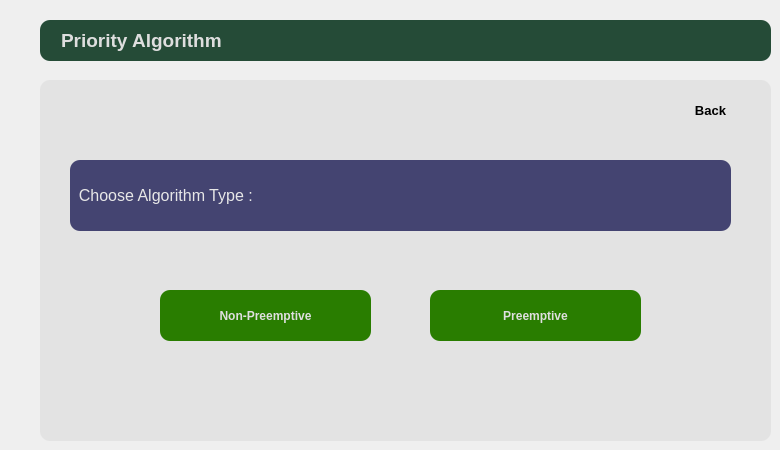
    <widget class="QWidget" name="tab_7">
     <attribute name="title">
      <string>Priority_Choice</string>
     </attribute>
     <widget class="QGroupBox" name="groupBox_7">
      <property name="geometry">
       <rect>
        <x>40</x>
        <y>80</y>
        <width>731</width>
        <height>361</height>
       </rect>
      </property>
      <property name="accessibleName">
       <string>0</string>
      </property>
      <property name="styleSheet">
       <string notr="true">background-color: rgb(227, 227, 227);
border-radius: 10px;</string>
      </property>
      <property name="title">
       <string/>
      </property>
      <widget class="QLabel" name="label_13">
       <property name="geometry">
        <rect>
         <x>30</x>
         <y>80</y>
         <width>661</width>
         <height>71</height>
        </rect>
       </property>
       <property name="font">
        <font>
         <family>MS Shell Dlg 2</family>
         <pointsize>12</pointsize>
        </font>
       </property>
       <property name="styleSheet">
        <string notr="true">background-color: rgb(68, 68, 113);
color: rgb(231, 231, 231);</string>
       </property>
       <property name="text">
        <string>  Choose Algorithm Type :</string>
       </property>
      </widget>
      <widget class="QPushButton" name="pushButton_21">
       <property name="enabled">
        <bool>true</bool>
       </property>
       <property name="geometry">
        <rect>
         <x>390</x>
         <y>210</y>
         <width>211</width>
         <height>51</height>
        </rect>
       </property>
       <property name="font">
        <font>
         <pointsize>9</pointsize>
         <weight>75</weight>
         <bold>true</bold>
        </font>
       </property>
       <property name="styleSheet">
        <string notr="true">background-color: rgb(0, 199, 0);
background-color: rgb(41, 125, 0);
color: rgb(223, 223, 223);</string>
       </property>
       <property name="text">
        <string>Preemptive</string>
       </property>
       <property name="shortcut">
        <string>Return</string>
       </property>
      </widget>
      <widget class="QPushButton" name="pushButton_22">
       <property name="enabled">
        <bool>true</bool>
       </property>
       <property name="geometry">
        <rect>
         <x>120</x>
         <y>210</y>
         <width>211</width>
         <height>51</height>
        </rect>
       </property>
       <property name="font">
        <font>
         <pointsize>9</pointsize>
         <weight>75</weight>
         <bold>true</bold>
        </font>
       </property>
       <property name="styleSheet">
        <string notr="true">background-color: rgb(0, 199, 0);
background-color: rgb(41, 125, 0);
color: rgb(223, 223, 223);</string>
       </property>
       <property name="text">
        <string>Non-Preemptive</string>
       </property>
       <property name="shortcut">
        <string>Return</string>
       </property>
      </widget>
      <widget class="QPushButton" name="pushButton_23">
       <property name="geometry">
        <rect>
         <x>630</x>
         <y>10</y>
         <width>81</width>
         <height>41</height>
        </rect>
       </property>
       <property name="font">
        <font>
         <pointsize>10</pointsize>
         <weight>75</weight>
         <bold>true</bold>
        </font>
       </property>
       <property name="styleSheet">
        <string notr="true">background-color: rgb(227, 227, 227);
border-radius:0px;
</string>
       </property>
       <property name="text">
        <string>Back</string>
       </property>
       <property name="icon">
        <iconset resource="img.qrc">
         <normaloff>:/img/Homee.png</normaloff>:/img/Homee.png</iconset>
       </property>
       <property name="iconSize">
        <size>
         <width>27</width>
         <height>27</height>
        </size>
       </property>
      </widget>
     </widget>
     <widget class="QLabel" name="label_14">
      <property name="geometry">
       <rect>
        <x>40</x>
        <y>20</y>
        <width>731</width>
        <height>41</height>
       </rect>
      </property>
      <property name="font">
       <font>
        <family>MS Shell Dlg 2</family>
        <pointsize>14</pointsize>
        <weight>75</weight>
        <bold>true</bold>
       </font>
      </property>
      <property name="styleSheet">
       <string notr="true">background-color: rgb(37, 75, 55);
color: rgb(222, 222, 222);
border-radius: 10px;</string>
      </property>
      <property name="text">
       <string>    Priority Algorithm</string>
      </property>
     </widget>
    </widget>
